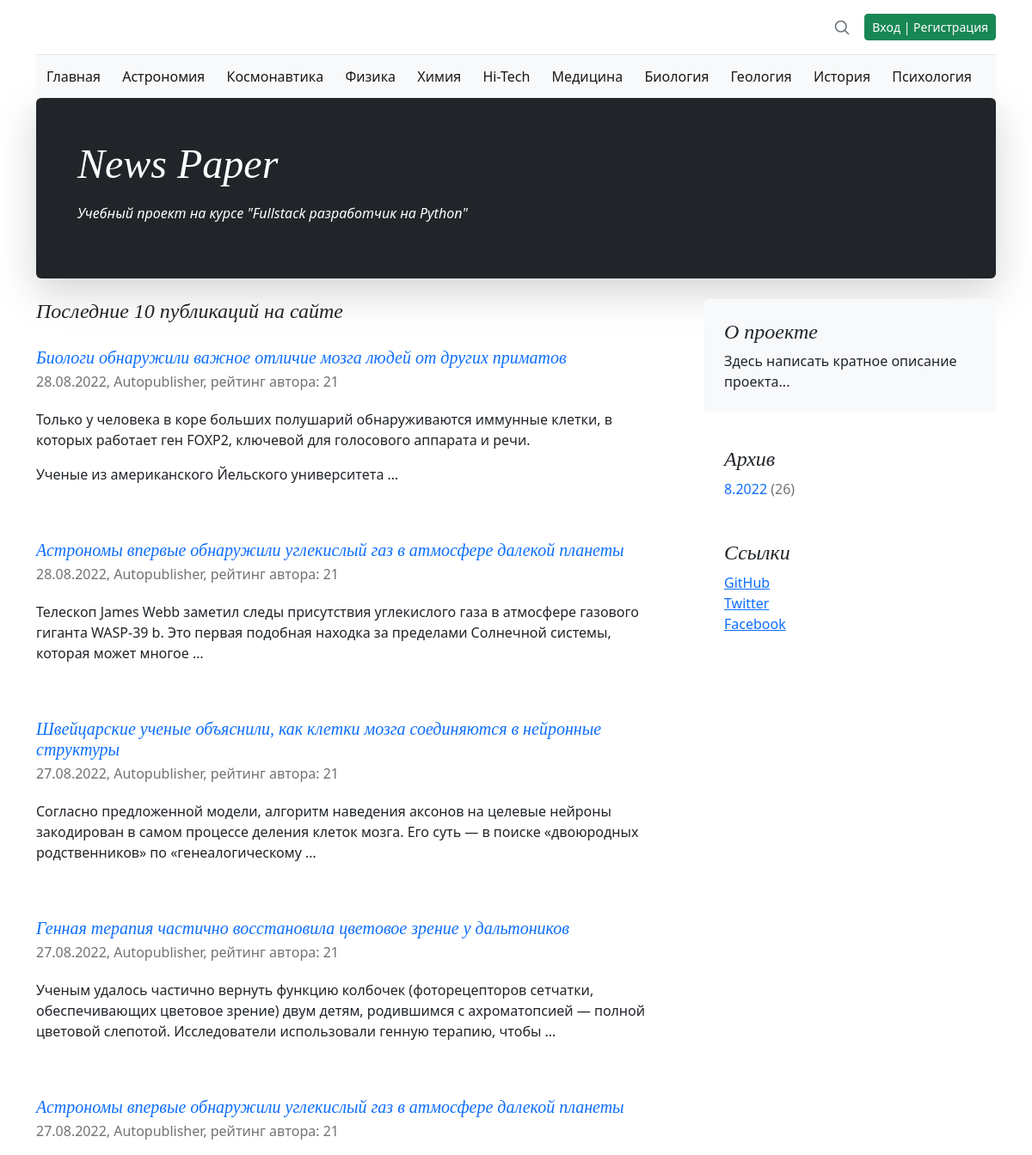
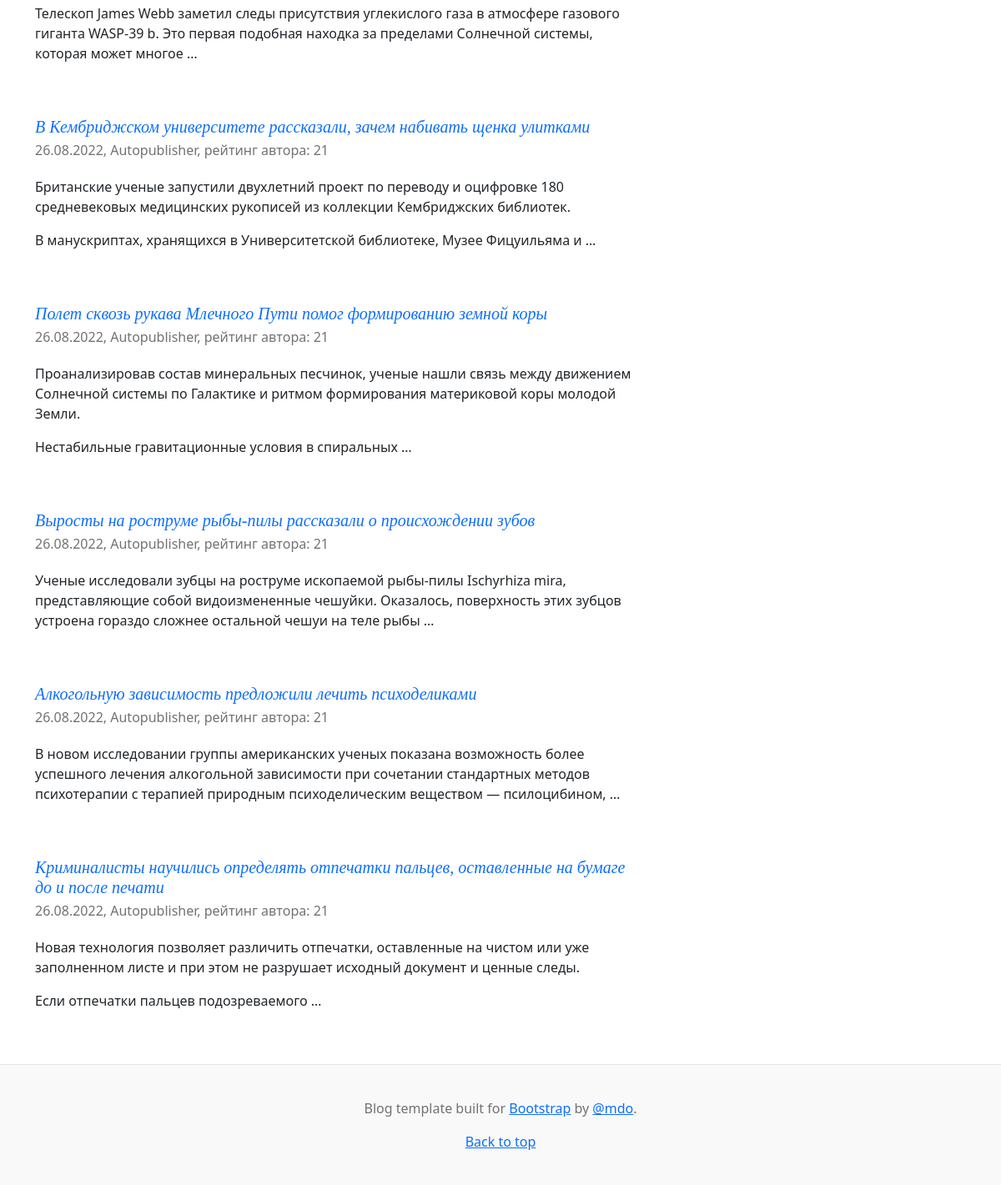
The page / on the database its author committed (2 pictures, top to bottom).
### news/models.py (models this page shows, shortened)
class Category(models.Model):
    name = models.CharField(
        max_length=64,
        unique=True,
        verbose_name='Имя категории',
    )
    subscribers = models.ManyToManyField(
        User,
        through='CatSubscribers',
        blank=True,
        verbose_name='Подписчик',
    )
    class Meta:
        verbose_name = 'Категория'
        verbose_name_plural = 'Категории'

class Post(models.Model):
    author_post = models.ForeignKey(
        Author,
        on_delete=models.CASCADE,
        verbose_name='Автор',
    )
    ARTICLE = 'ART'
    NEWS = 'NWS'
    CHOICE_CAT = [
        (ARTICLE, 'Статья'),
        (NEWS, 'Новость'),
    ]
    type_cat = models.CharField(
        max_length=3,
        choices=CHOICE_CAT,
        default=ARTICLE,
        verbose_name='Тип контента',
    )
    date_pub = models.DateTimeField(
        auto_now_add=True,
        verbose_name='Дата публикации',
    )
    post_cat = models.ManyToManyField(
        Category,
        through='PostCategory',
        verbose_name='Категория',
    )
    name = models.CharField(
        max_length=128,
        verbose_name='Название',
    )
    content = models.TextField(
        verbose_name='Контент',
    )
    content_rate = models.SmallIntegerField(
        default=0,
        verbose_name='Рейтинг',
    )
    content_image = models.ImageField(
        upload_to='images',
        verbose_name='Изображение',
        default='no_image.jpg',
    )
    class Meta:
        verbose_name = 'Пост'
        verbose_name_plural = 'Посты'

class Author(models.Model):
    author_user = models.OneToOneField(
        User,
        on_delete=models.CASCADE,
        verbose_name='Имя',
    )
    author_rate = models.SmallIntegerField(
        default=0,
        verbose_name='Рейтинг',
    )
    def __str__(self):
        return self.author_user.username
    class Meta:
        verbose_name = 'Автор'
        verbose_name_plural = 'Авторы'

### news/views.py (the view)
# urls.py: path('', IndexView.as_view(), name='index'),
class IndexView(ListView):
    queryset = Post.objects.select_related().all().order_by('-date_pub')[:10]
    template_name = 'posts.html'
    context_object_name = 'posts'
    def get_context_data(self, **kwargs):
        context = super().get_context_data(**kwargs)
        context['archives'] = Post.objects.annotate(
            year=ExtractYear('date_pub'),
            month=ExtractMonth('date_pub')
        ).values('year', 'month').annotate(total=Count('id'))
        ic(context['archives'])
        context['category'] = cache_categories()
        return context

### news/templatetags/censor.py (called while the page is built)
@register.filter()
def censor(in_text):
    censured_text = in_text
    with open('static/json/bad_words.json', 'r') as censor_file:
        bad_text = json.load(censor_file)
    for word in censured_text.split():
        if word.lower() in bad_text:
            censured_text = censured_text.replace(
                word,
                f'{word[0]}{"*" * (len(word) - 1)}'
            )
    return censured_text

### news/views.py (called while the page is built)
def cache_categories(time_cache=3600):
    return cache.get_or_set(
        'category',
        Category.objects.all(),
        time_cache
    )

### templates/posts.html (shortened to what this page needs)
{% extends 'default.html' %}
{% load i18n %}
{% load censor %}
{% load news_tags %}
{% block content %}
    {% load cache %}
    {% cache 60 last_news %}
    {% block last_news %}
    <h4 class="pb-1 mb-4 fst-italic">
        Последние {{ posts.count }} публикаций на сайте
    </h4>
    {% for post in posts %}
        <article class="blog-post">
            <a class="text-decoration-none" href="{% url 'news:detail' post.id %}">
                <h5 class="pb-1 mb-0 fst-italic">{{ post.name|censor }}</h5>
            </a>
            <p class="blog-post-meta">
                {{ post.date_pub|date:'d.m.Y' }},
                {{ post.author_post }},
                рейтинг автора: {{ post.author_post.author_rate }}
            </p>
            <p>{{ post.content|censor|truncatewords:25|safe }}</p>
        </article>
    {% endfor %}
    {% endblock last_news %}
    {% endcache %}
{% endblock content %}

### templates/default.html (shortened to what this page needs)
<!doctype html>
<html lang="ru">
  <head>
    {% load static %}
    <link href="{% static 'css/bootstrap.min.css' %}" rel="stylesheet">
    <link href="{% static 'css/blog.rtl.css' %}" rel="stylesheet">
    <link href="{% static 'css/styles.css' %}" rel="stylesheet">
  </head>
  <body>
    <div class="container">
      <header class="blog-header lh-1 py-3">
        <div class="row flex-nowrap justify-content-between align-items-center">
          <div class="col-4 pt-1">
          </div>
          <div class="col-4 d-flex justify-content-end align-items-center">
            <a class="link-secondary" href="{% url 'news:search' %}" aria-label="Search">
              <svg xmlns="http://www.w3.org/2000/svg" width="20" height="20" fill="none" stroke="currentColor" stroke-linecap="round" stroke-linejoin="round" stroke-width="2" class="mx-3" role="img" viewBox="0 0 24 24"><title>Search</title><circle cx="10.5" cy="10.5" r="7.5"/><path d="M21 21l-5.2-5.2"/></svg>
            </a>
              {% if user.id %}
                <a class="btn btn-sm btn-danger" href="/accounts/logout/">Выход</a>
              {% else %}
                <a class="btn btn-sm btn-success" href="/accounts/login/">Вход | Регистрация</a>
              {% endif %}
          </div>
        </div>
      </header>
      <nav class="navbar bg-light">
        <div class="container-fluid">
          <a class="navbar-brand fs-6" href="{% url 'news:index' %}">Главная</a>
          {% for item in category %}
            <a class="navbar-brand fs-6" href="{% url 'news:category' item.id %}">{{ item.name }}</a>
          {% endfor %}
        </div>
      </nav>
    </div>
    <main class="container">
      <div class="p-4 p-md-5 mb-4 rounded text-bg-dark shadow-lg">
        <div class="col-md-6 px-0">
          <h1 class="display-4 fst-italic">News Paper</h1>
            <p class="lead-3 my-3 fst-italic">Учебный проект на курсе "Fullstack разработчик на Python"</p>
        </div>
      </div>
      <div class="row g-5">
        <div class="col-md-8">
            {% block content %}{% endblock content %}
        </div>
        <div class="col-md-4">
          <div class="position-sticky" style="top: 2rem;">
            <div class="p-4 mb-3 bg-light rounded">
              <h4 class="fst-italic">О проекте</h4>
              <p class="mb-0">
                  Здесь написать кратное описание проекта...
              </p>
            </div>
            <div class="p-4">
              <h4 class="fst-italic">Архив</h4>
              <ol class="list-unstyled mb-0">
                  {% for item in archives %}
                      <li>
                          <a class="text-decoration-none" href="#">{{ item.month }}.{{ item.year }}</a>
                          <span class="blog-post-meta">({{ item.total }})</span>
                      </li>
                  {% endfor %}
              </ol>
            </div>
            <div class="p-4">
              <h4 class="fst-italic">Ссылки</h4>
              <ol class="list-unstyled">
                <li><a href="#">GitHub</a></li>
                <li><a href="#">Twitter</a></li>
                <li><a href="#">Facebook</a></li>
              </ol>
            </div>
          </div>
        </div>
      </div>
    </main>
    <footer class="blog-footer">
      <p>Blog template built for <a target="_blank" href="https://getbootstrap.com/">Bootstrap</a> by <a href="https://twitter.com/mdo">@mdo</a>.</p>
      <p><a href="#">Back to top</a></p>
    </footer>
  </body>
</html>

### static/css/blog.rtl.css (style rules this page uses)
.blog-header { border-bottom: 1px solid #e5e5e5; }
h1, h2, h3, h4, h5, h6 { font-family: Amiri, Georgia, "Times New Roman", serif; }
.display-4 { font-size: 2.5rem; }
@media (min-width: 768px) { .display-4 { font-size: 3rem; } }
.blog-post { margin-bottom: 4rem; }
.blog-post-meta { margin-bottom: 1.25rem; color: #727272; }
.blog-footer { padding: 2.5rem 0; color: #727272; text-align: center; background-color: #f9f9f9; border-top: .05rem solid #e5e5e5; }
.blog-footer p:last-child { margin-bottom: 0; }

### rows shown on the page
Category: name "Астрономия"
Category: name "Космонавтика"
Category: name "Физика"
Category: name "Химия"
Category: name "Hi-Tech"
Category: name "Медицина"
Category: name "Биология"
Category: name "Геология"
Category: name "История"
Category: name "Психология"
Post: name|censor "Биологи обнаружили важное отличие мозга людей от других приматов", date_pub "28.08.2022", author_post "Autopublisher", author_post.author_rate "21", content|censor "Только у человека в коре больших полушарий обнаруживаются иммунные клетки, в которых работает ген FOXP2, ключевой для голосового аппарата и речи. Ученые из американского Йельского университета …"
Post: name|censor "Астрономы впервые обнаружили углекислый газ в атмосфере далекой планеты", date_pub "28.08.2022", author_post "Autopublisher", author_post.author_rate "21", content|censor "Телескоп James Webb заметил следы присутствия углекислого газа в атмосфере газового гиганта WASP-39 b. Это первая подобная находка за пределами Солнечной системы, которая может многое …"
Post: name|censor "Швейцарские ученые объяснили, как клетки мозга соединяются в нейронные структуры", date_pub "27.08.2022", author_post "Autopublisher", author_post.author_rate "21", content|censor "Согласно предложенной модели, алгоритм наведения аксонов на целевые нейроны закодирован в самом процессе деления клеток мозга. Его суть — в поиске «двоюродных родственников» по «генеалогическому …"
Post: name|censor "Генная терапия частично восстановила цветовое зрение у дальтоников", date_pub "27.08.2022", author_post "Autopublisher", author_post.author_rate "21", content|censor "Ученым удалось частично вернуть функцию колбочек (фоторецепторов сетчатки, обеспечивающих цветовое зрение) двум детям, родившимся с ахроматопсией — полной цветовой слепотой. Исследователи использовали генную терапию, чтобы …"
Post: name|censor "Астрономы впервые обнаружили углекислый газ в атмосфере далекой планеты", date_pub "27.08.2022", author_post "Autopublisher", author_post.author_rate "21", content|censor "Телескоп James Webb заметил следы присутствия углекислого газа в атмосфере газового гиганта WASP-39 b. Это первая подобная находка за пределами Солнечной системы, которая может многое …"
Post: name|censor "В Кембриджском университете рассказали, зачем набивать щенка улитками", date_pub "26.08.2022", author_post "Autopublisher", author_post.author_rate "21", content|censor "Британские ученые запустили двухлетний проект по переводу и оцифровке 180 средневековых медицинских рукописей из коллекции Кембриджских библиотек. В манускриптах, хранящихся в Университетской библиотеке, Музее Фицуильяма и …"
Post: name|censor "Полет сквозь рукава Млечного Пути помог формированию земной коры", date_pub "26.08.2022", author_post "Autopublisher", author_post.author_rate "21", content|censor "Проанализировав состав минеральных песчинок, ученые нашли связь между движением Солнечной системы по Галактике и ритмом формирования материковой коры молодой Земли. Нестабильные гравитационные условия в спиральных …"
Post: name|censor "Выросты на роструме рыбы-пилы рассказали о происхождении зубов", date_pub "26.08.2022", author_post "Autopublisher", author_post.author_rate "21", content|censor "Ученые исследовали зубцы на роструме ископаемой рыбы-пилы Ischyrhiza mira, представляющие собой видоизмененные чешуйки. Оказалось, поверхность этих зубцов устроена гораздо сложнее остальной чешуи на теле рыбы …"
Post: name|censor "Алкогольную зависимость предложили лечить психоделиками", date_pub "26.08.2022", author_post "Autopublisher", author_post.author_rate "21", content|censor "В новом исследовании группы американских ученых показана возможность более успешного лечения алкогольной зависимости при сочетании стандартных методов психотерапии с терапией природным психоделическим веществом — псилоцибином, …"
Post: name|censor "Криминалисты научились определять отпечатки пальцев, оставленные на бумаге до и после печати", date_pub "26.08.2022", author_post "Autopublisher", author_post.author_rate "21", content|censor "Новая технология позволяет различить отпечатки, оставленные на чистом или уже заполненном листе и при этом не разрушает исходный документ и ценные следы. Если отпечатки пальцев подозреваемого …"

### other values the page prints
{{ posts.count }} "10"
{{ item.month }} "8"
{{ item.year }} "2022"
{{ item.total }} "26"
